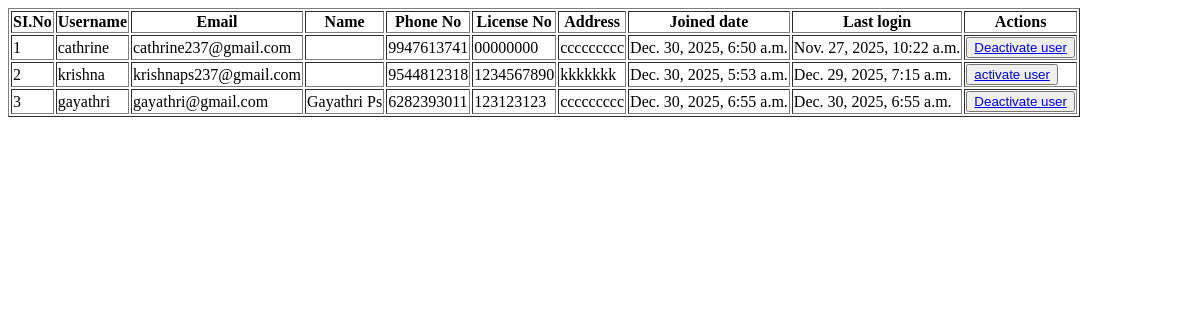
Before: /view_user with the older database file.
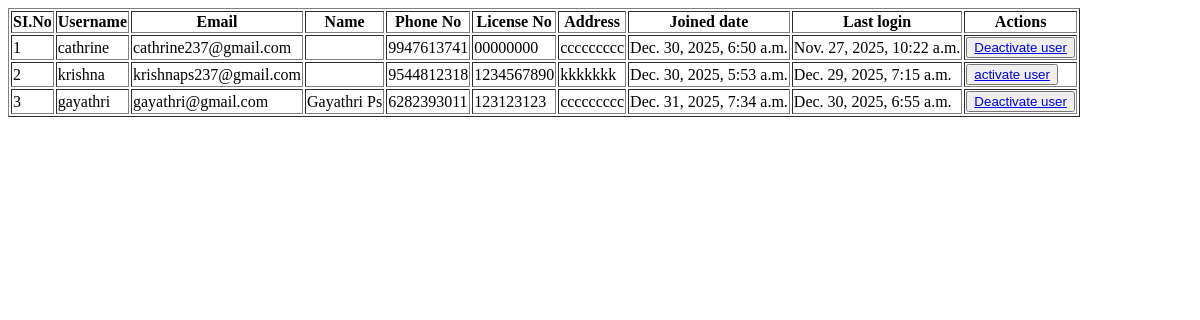
After: the same page with the newer database file.
### user_app/models.py (models this page shows)
class Register(AbstractUser):
    Address=models.CharField(max_length=200)
    Name=models.CharField(max_length=50)
    License_no=models.CharField(max_length=20)
    Phone_no=models.IntegerField(default=10)
    Approval_date=models.DateField(auto_now=True)
    Approval_status=models.CharField(max_length=200)
    Approval=models.BooleanField(default=True)
    usertype=models.CharField(choices=[('Admin','Admin'),('User','User'),('Pharmacist','Pharmacist')],max_length=10,default=True)

### user_app/views.py (the view)
# urls.py: path('view_user',views.views_user,name="view_user"),
def views_user(request):
    users=Register.objects.filter(is_superuser=False)
    return render(request,'view_user.html',{'users':users})

### user_app/templates/view_user.html
<table border="1">
    <tr>
        <th>SI.No</th>
        <th>Username</th>
        <th>Email</th>
        <th>Name</th>
        <th>Phone No</th>
        <th>License No</th>
        <th>Address</th>
        <th>Joined date</th>
        <th>Last login</th>
        <th>Actions</th>
    </tr>
    {% for user in users %}
    <tr>
        <td>{{ forloop.counter }}</td>
        <td>{{ user.username }}</td>
        <td>{{ user.email }}</td>
        <td>{{user.Name}}</td>
        <td>{{ user.Phone_no }}</td>
        <td>{{ user.License_no }}</td>
        <td>{{ user.Address }}</td>
        <td>{{user.last_login}}</td>
        <td>{{user.date_joined}}</td>
        <td>
            {% if user.is_active %}
            <button><a href="{% url 'deactivate_user' user.id %}">Deactivate user</a></button>
            {% else %}
           <button><a href="{% url 'activate_user' user.id %}">activate user</a></button>
              {% endif %}
        </td>
    </tr>
    {% endfor %}
</table>

Changed rows visible on the page:
changed Register "gayathri": last_login "Dec. 30, 2025, 6:55 a.m." → "Dec. 31, 2025, 7:34 a.m."
